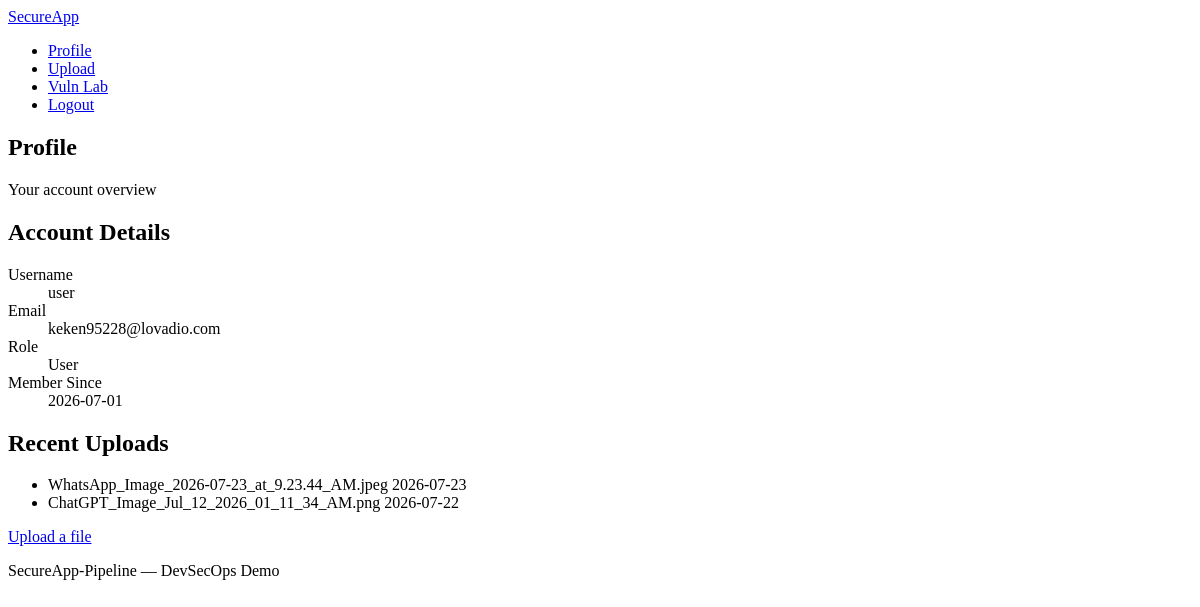
/profile (signed in), run on the app's committed database.
### tables this page shows
CREATE TABLE users (
            id INTEGER PRIMARY KEY AUTOINCREMENT,
            username TEXT UNIQUE NOT NULL,
            email TEXT UNIQUE NOT NULL,
            password_hash TEXT NOT NULL,
            is_admin INTEGER NOT NULL DEFAULT 0,
            created_at TEXT NOT NULL
        );

CREATE TABLE uploads (
            id INTEGER PRIMARY KEY AUTOINCREMENT,
            user_id INTEGER NOT NULL,
            filename TEXT NOT NULL,
            stored_name TEXT NOT NULL,
            uploaded_at TEXT NOT NULL,
            FOREIGN KEY (user_id) REFERENCES users (id)
        );

### app.py (the view)
@app.route("/profile")
@login_required
def profile():
    uploads = get_db().execute(
        """
        SELECT filename, uploaded_at
        FROM uploads
        WHERE user_id = ?
        ORDER BY uploaded_at DESC
        LIMIT 10
        """,
        (g.user["id"],),
    ).fetchall()
    return render_template("profile.html", user=g.user, uploads=uploads)

### app.py (called while the page is built)
def get_db():
    if "db" not in g:
        g.db = sqlite3.connect(DATABASE)
        g.db.row_factory = sqlite3.Row
    return g.db

def login_required(view):
    @wraps(view)
    def wrapped_view(**kwargs):
        if "user_id" not in session:
            flash("Please log in to continue.", "warning")
            return redirect(url_for("login"))
        return view(**kwargs)
    return wrapped_view

def current_user():
    if "user_id" not in session:
        return None
    return get_db().execute(
        "SELECT id, username, email, is_admin, created_at FROM users WHERE id = ?",
        (session["user_id"],),
    ).fetchone()

@app.before_request
def start_timer():
    request.start_time = time.time()

@app.after_request
def after_request(response):
    REQUEST_COUNT.labels(
        request.method,
        request.path
    ).inc()
    if hasattr(request, "start_time"):
        REQUEST_LATENCY.observe(
            time.time() - request.start_time
        )
    return response

@app.before_request
def load_logged_in_user():
    g.user = current_user()

### templates/profile.html (shortened to what this page needs)
{% extends "base.html" %}
{% block content %}
<section class="page-header">
    <h1>Profile</h1>
    <p class="subtitle">Your account overview</p>
</section>
<div class="card-grid">
    <article class="card">
        <h2>Account Details</h2>
        <dl class="detail-list">
            <dt>Username</dt>
            <dd>{{ user.username }}</dd>
            <dt>Email</dt>
            <dd>{{ user.email }}</dd>
            <dt>Role</dt>
            <dd>{{ "Administrator" if user.is_admin else "User" }}</dd>
            <dt>Member Since</dt>
            <dd>{{ user.created_at[:10] }}</dd>
        </dl>
    </article>
    <article class="card">
        <h2>Recent Uploads</h2>
        {% if uploads %}
            <ul class="item-list">
                {% for upload in uploads %}
                    <li>
                        <span>{{ upload.filename }}</span>
                        <time>{{ upload.uploaded_at[:10] }}</time>
                    </li>
                {% endfor %}
            </ul>
        {% else %}
            <p class="empty-state">No uploads yet.</p>
        {% endif %}
        <a href="{{ url_for('upload') }}" class="btn btn-secondary">Upload a file</a>
    </article>
</div>
{% endblock %}

### data on the page
users: username "user", email "keken95228@lovadio.com", is_admin "User", created_at "2026-07-01"
uploads: filename "WhatsApp_Image_2026-07-23_at_9.23.44_AM.jpeg", uploaded_at "2026-07-23"
uploads: filename "ChatGPT_Image_Jul_12_2026_01_11_34_AM.png", uploaded_at "2026-07-22"
